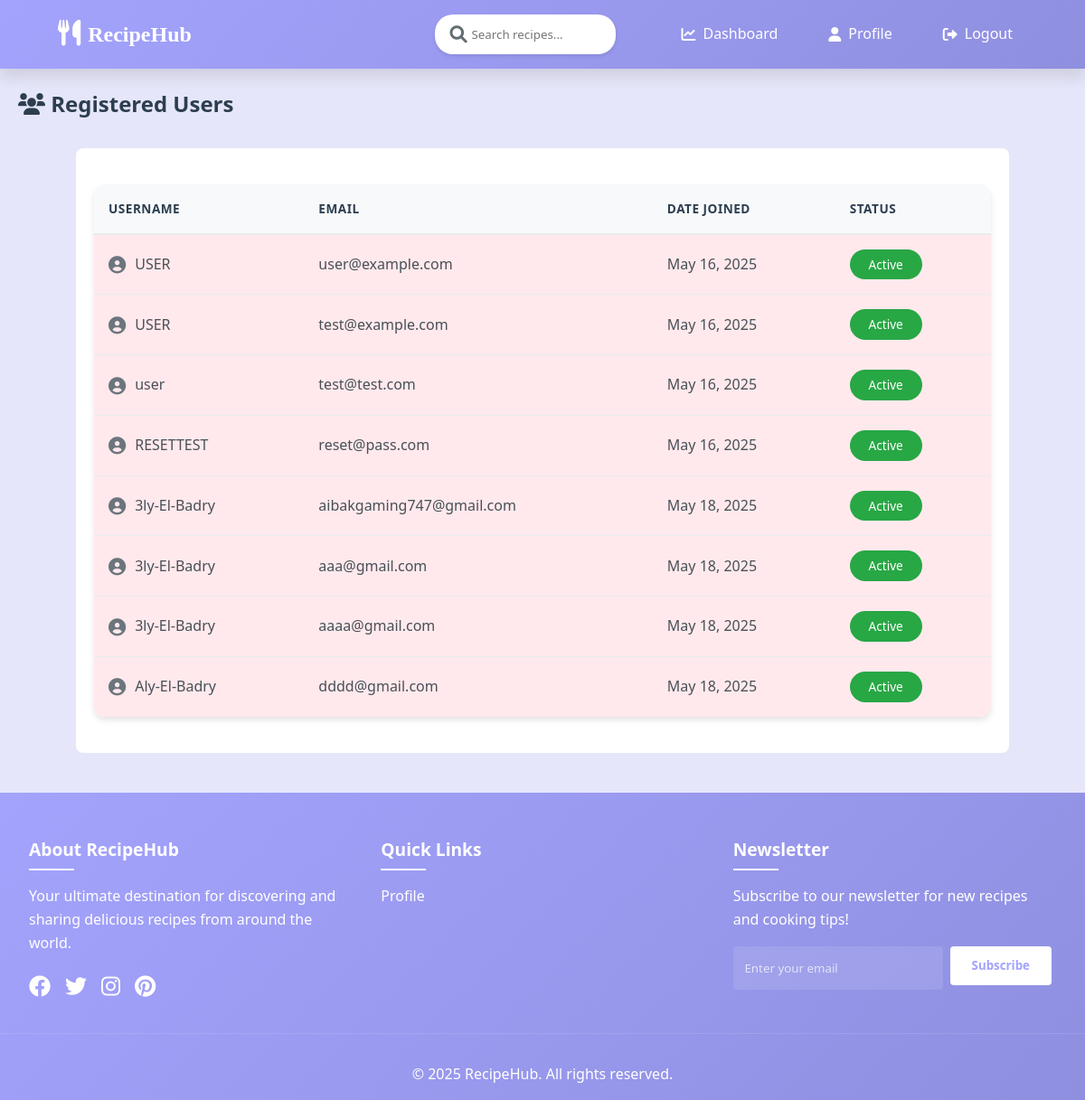
The page /users/ (signed in) on the database as committed earlier.
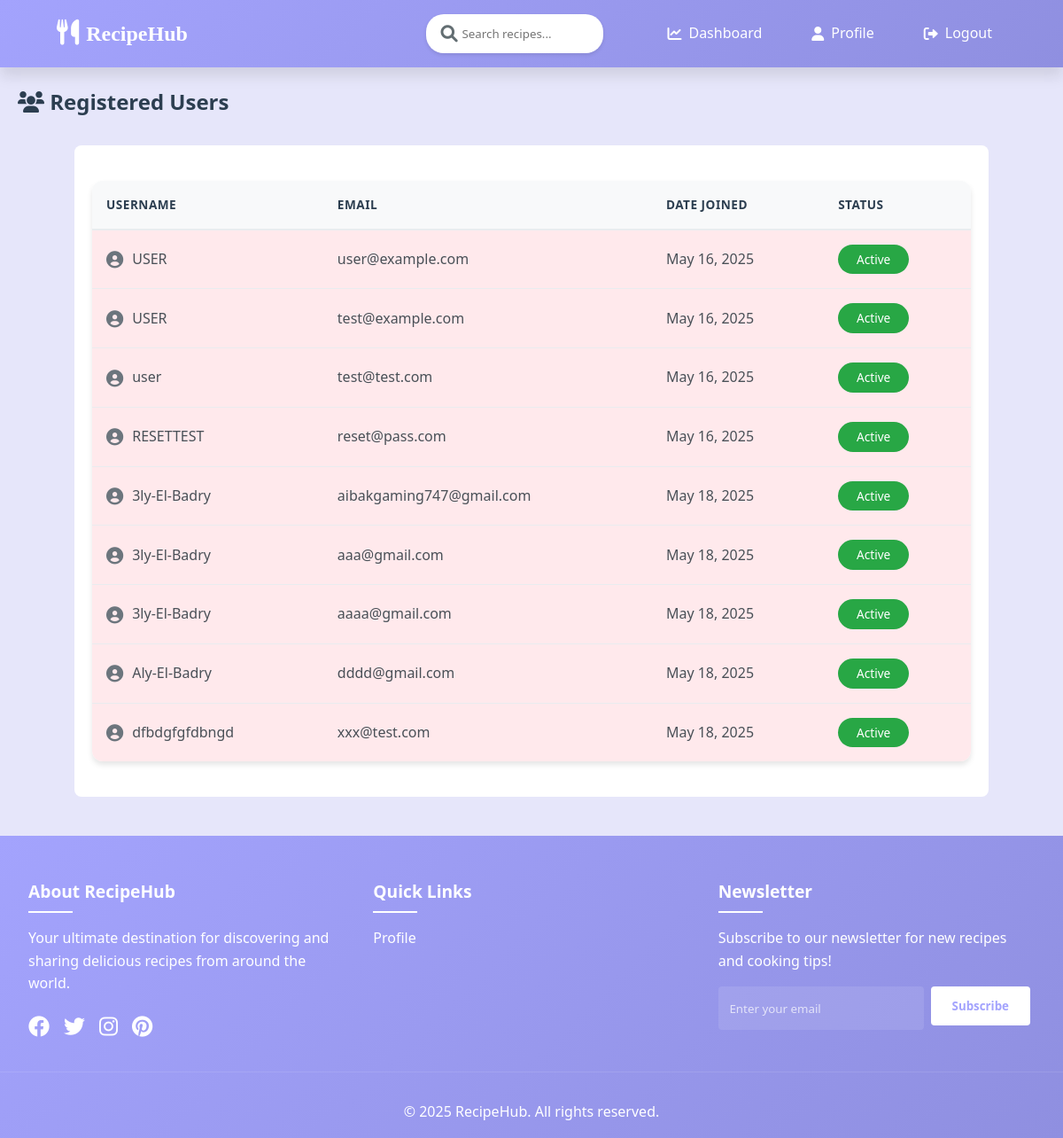
The same page on the database as committed later.
### authorization/models.py (models this page shows, shortened)
class User(AbstractUser):
    ACCOUNT_TYPE_CHOICES = [
        (0, 'User'),
        (1, 'Admin')
    ]
    first_name = models.CharField(max_length=20, blank=False)
    last_name = models.CharField(max_length=20, blank=False)
    username = models.CharField(max_length=22, blank=False, validators=[RegexValidator(regex=r'^[\w.@+-]+$', message="Username must be alphanumeric or contain @/./+/-/_.",),])
    email = models.EmailField(unique=True, max_length=254, blank=False)
    password = models.CharField(max_length=128, blank=False)
    birthDate = models.DateField(blank=False)
    account_type = models.IntegerField(choices=ACCOUNT_TYPE_CHOICES, blank=False, default=0)
    USERNAME_FIELD = 'email'
    REQUIRED_FIELDS = ['username']

### Interface/views.py (the view)
# urls.py: path('users/', views.users, name="users")
def users(request):
    if request.user.is_authenticated:
        if request.user.account_type == 1:
            users = User.objects.all()
            return render(request, "admin/users.html",{"users" : users} )
        else:
            return render(request, "user/dashboard.html")
    else:
        return redirect('login')

### templates/admin/users.html (shortened to what this page needs)
{% extends 'base.html' %}
{% load static %}
{% block extra_css %}
<link rel="stylesheet" href="{% static 'admin_dashboard/css/dashboard.css' %}">
<link rel="stylesheet" href="{% static 'admin_dashboard/css/users.css' %}">
<link rel="stylesheet" href="{% static 'components/css/navbar.css' %}">
{% endblock %}
{% block content %}
<div class="users-container">
    <div class="users-header">
        <h2><i class="fas fa-users"></i> Registered Users</h2>
    </div>
    <div class="activityCard">
        <table class="users-table">
            <thead>
                <tr>
                    <th>Username</th>
                    <th>Email</th>
                    <th>Date Joined</th>
                    <th>Status</th>
                </tr>
            </thead>
            <tbody>
                {% for user in users %}
                <tr>
                    <td>
                        <div style="display: flex; align-items: center; gap: 10px;">
                            <i class="fas fa-user-circle" style="font-size: 1.2em; color: #6c757d;"></i>
                            {{ user.username }}
                        </div>
                    </td>
                    <td>{{ user.email }}</td>
                    <td>{{ user.date_joined|date:"M d, Y" }}</td>
                    <td><span class="status-badge status-active">Active</span></td>
                </tr>
                {% endfor %}
            </tbody>
        </table>
    </div>
</div>
{% endblock %}

Rows that differ between the two databases and show on the page:
added User: username "dfbdgfgfdbngd", email "xxx@test.com", date_joined "May 18, 2025"
